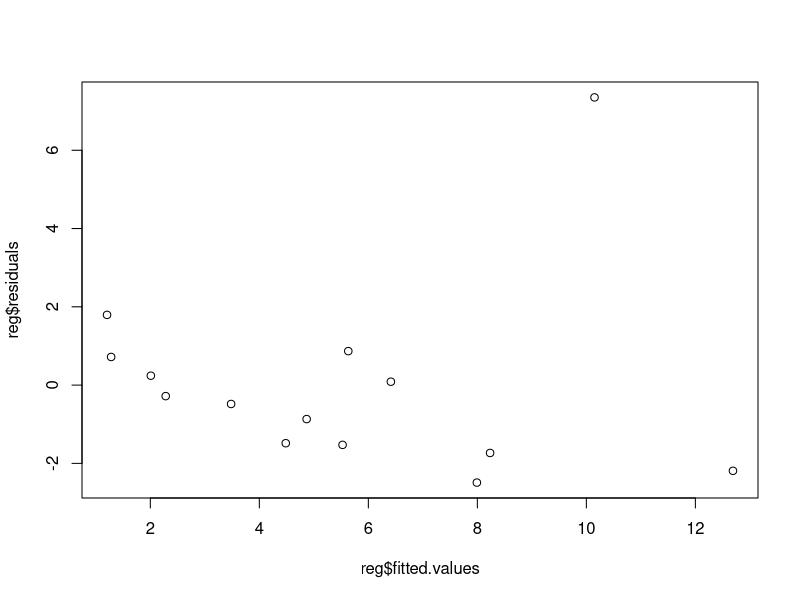
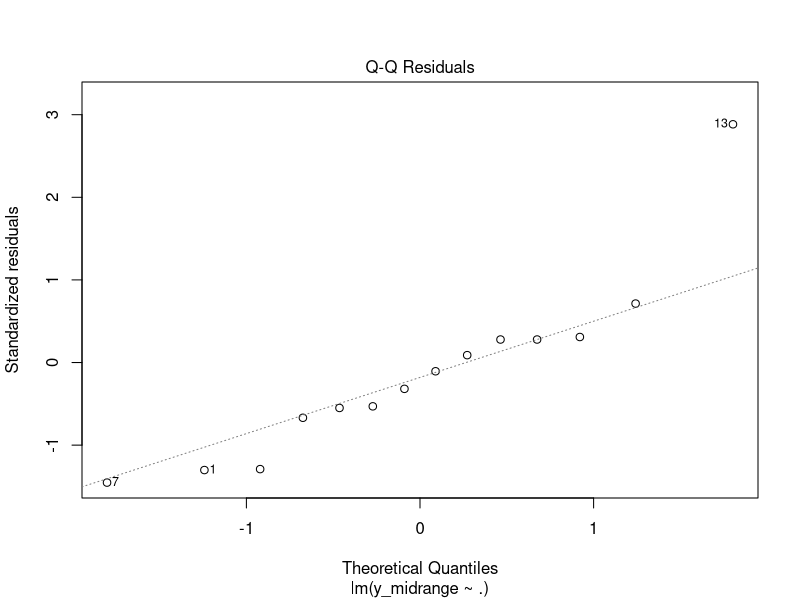
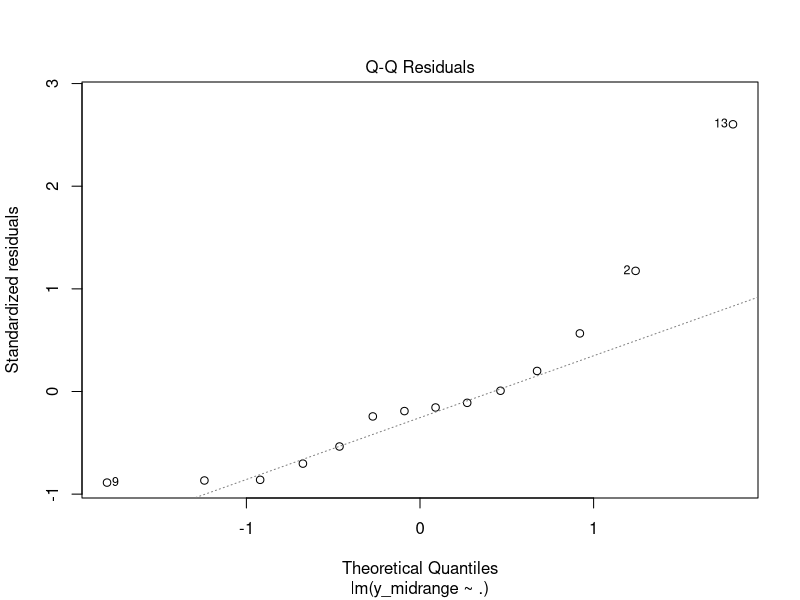
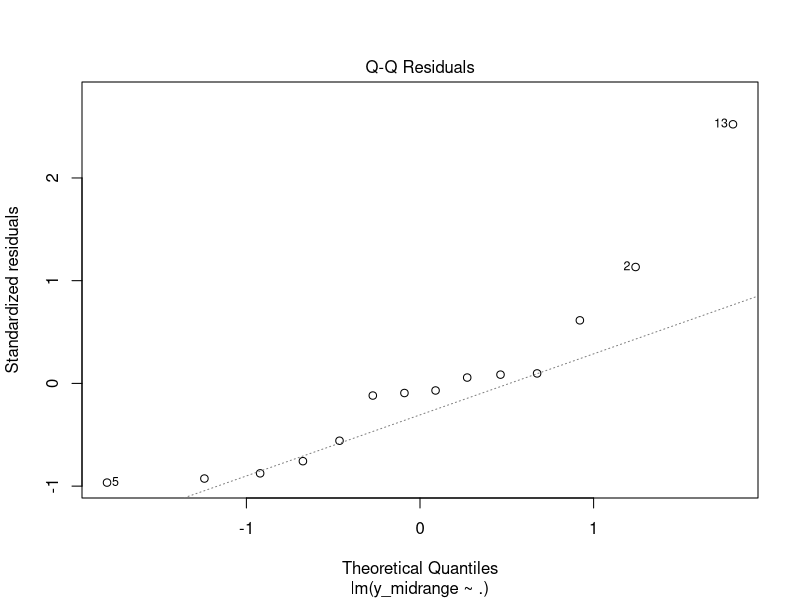

The R source for these figures, in order:
## ======================================================================================================================
##
## Run regression on 2016 inputs and state match numbers in order to create predictions for a 
## recommended state match number (state_funding) between the min and max.
##
## Plan is to predict the MID-RANGE of the range Yasmin decided on for 2016 ("State Match Update - Feb 2017.pptx" slide 1)
## for 14 states using various state metrics (start with those used for the "advice" columns).
##      -Since there are so few datapoints, may try to use (Iteratively re-) Weighted Least Squares http://www.statisticshowto.com/weighted-least-squares/ 
##      -Will look at the confidence intervals and prediction intervals and compare to known estimated range
##      -Might look into bootstrapping
## ======================================================================================================================

## Clearing memory
rm(list=ls())

## load packages (if not already in the environment)
packages.to.install <- c("dplyr","tidyr","ggplot2")
for (i in 1:length(packages.to.install)){
  if (!packages.to.install[i] %in% rownames(installed.packages())){
    install.packages(packages.to.install[i])
  }
}
library(dplyr)
library(tidyr)

## read in data
state.metrics.2016 <- read.csv("state_metrics.csv", as.is=T, header=T, stringsAsFactors=F)

## filter for the 14 states
state.metrics.2016.14 = state.metrics.2016 %>% filter(district_postal_cd %in% c('AZ','CO','IL','IN','KS','MA','MD','MN','MT','NV','NH','TX','OR','WY'))

## define decision ratio columns
state.metrics.2016.14$ratio_miles_per_build = state.metrics.2016.14$max_miles_per_build/state.metrics.2016.14$min_miles_per_build
state.metrics.2016.14$ratio_total_cost_wan = ifelse((state.metrics.2016.14$total_cost_az_pop_wan - state.metrics.2016.14$min_total_cost_wan) > 0,
                                                    (state.metrics.2016.14$total_cost_az_wan - state.metrics.2016.14$min_total_cost_wan)/(state.metrics.2016.14$total_cost_az_pop_wan - state.metrics.2016.14$min_total_cost_wan),
                                                    (state.metrics.2016.14$total_cost_az_pop_wan - state.metrics.2016.14$min_total_cost_wan)/(state.metrics.2016.14$total_cost_az_wan - state.metrics.2016.14$min_total_cost_wan))

state.metrics.2016.14.regression = state.metrics.2016.14[, names(state.metrics.2016.14) %in% c("district_postal_cd",'ratio_miles_per_build','ratio_total_cost_wan','min_total_state_funding','max_total_state_funding')]

## add mid-range to predict
state.metrics.2016.14.regression$y_midrange = c((8+13)/2,
                                                (2+4)/2,
                                                (5+8)/2,
                                                (1+3)/2,
                                                (1+3)/2,
                                                (4+7)/2,
                                                (2+4)/2,
                                                (1.5+3)/2,
                                                (5+8)/2,
                                                (2+4)/2,
                                                (5+8)/2,
                                                (3+5)/2,
                                                (15+20)/2,
                                                (3+5)/2)

true_range_estimates = c('8-13',
                         '2-4',
                         '5-8',
                         '1-3',
                         '1-3',
                         '4-7',
                         '2-4',
                         '1.5-3',
                         '5-8',
                         '2-4',
                         '5-8',
                         '3-5',
                         '15-20',
                         '3-5')

## drop postal cd
state.metrics.2016.14.regression = state.metrics.2016.14.regression[,2:ncol(state.metrics.2016.14.regression)]

#*****************************************************************************************************************
## regular regression
reg = lm(y_midrange ~ ., data = state.metrics.2016.14.regression)
summary(reg) #not good
influence.measures(reg) # MD is problematic
plot(reg$fitted.values,reg$residuals)

## WLS1 (based on min_total_state_funding, which seems to be the most important predictor):
regw1 = lm(y_midrange ~ ., weights=min_total_state_funding^-2, data = state.metrics.2016.14.regression)
summary(regw1) #better, (smallest residuals) but could be overfitting 

## WLS2 (fitted values):
w=1/reg$fitted.values
regw.1 = lm(y_midrange ~ ., weights=w, data = state.metrics.2016.14.regression)
summary(regw.1) #not that good - eliminate

w=1/(reg$fitted.values^2)
regw.2 = lm(y_midrange ~ ., weights=w, data = state.metrics.2016.14.regression)
summary(regw.2) #better in terms of R^2 and coefficient SEs

  ## Iterative, to improve
  fit.w = reg
  for (i in 1:100) {
    w = 1/(fit.w$fitted.values^2)
    fit.w = lm(y_midrange ~ ., weights=w, data = state.metrics.2016.14.regression)
  } #confirmed with more iterations that this has converged

## will use fit.w and regw1 to run bootstrapping

## visualize
plot(reg,which=2)
plot(regw1,which=2)
plot(fit.w,which=2)

## results with CI
result_table = function(model,int) {
  results=as.data.frame(cbind(as.data.frame(predict(model,interval=int)), state.metrics.2016.14.regression$y_midrange, true_range_estimates, ((state.metrics.2016.14.regression$min_total_state_funding/1000000) + (state.metrics.2016.14.regression$max_total_state_funding/1000000))/2,state.metrics.2016.14.regression$min_total_state_funding/1000000,state.metrics.2016.14.regression$max_total_state_funding/1000000))
  names(results) = c("fit","lwr","upr","y_midrange", "true_range_estimate", "data_midrange","data_min", "data_max")
  results = results %>% mutate(error = y_midrange - fit, pred_range = upr - lwr, data_range = data_max - data_min)
  return(results)
}

reg.results_c=result_table(reg,"c")
regw1.results_c=result_table(regw1,"c")
fit.w.results_c=result_table(fit.w,"c")
reg.results_c #predicted value is outside the range too much
regw1.results_c #5or6/14x, model range > data range; 2/14x the predicted value was outside true range, data is 5x
fit.w.results_c #4/14x, model range > data range; 3/14x the predicted value was outside true range, data is 5x


#*****************************************************************************************************************
# Bootstrap 95% CI for regression predictions - using fixed X



# bootw1=bootCase(regw1, function(x)predict(x), B=999)
# 
# results=as.data.frame(cbind(as.data.frame(predict(regw1)), as.data.frame(apply(bootw1, 2, quantile, 0.025)),as.data.frame(apply(bootw1, 2, quantile, .975)), state.metrics.2016.14.regression$y_midrange, true_range_estimates, state.metrics.2016.14.regression$min_total_state_funding/1000000,state.metrics.2016.14.regression$max_total_state_funding/1000000))
# names(results) = c("fit","lwr","upr","y_midrange", "true_range_estimate", "data_min", "data_max")
# results = results %>% mutate(error = y_midrange - fit, pred_range = upr - lwr, data_range = data_max - data_min)
# results



